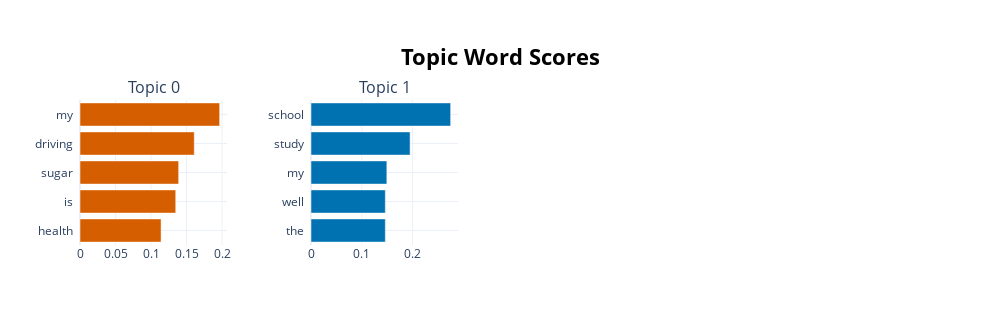

Source (notebook cell):
### Code cell
%matplotlib inline
topic_model.visualize_barchart()

### Figure 1 — Plotly figure (JSON) as saved in the notebook; plotly's stock layout.template omitted (floating-point values rounded to 4 significant figures)
{"data": [{"marker": {"color": "#D55E00"}, "orientation": "h", "type": "bar", "x": [0.1142, 0.1348, 0.1389, 0.1609, 0.1967], "xaxis": "x", "y": ["health  ", "is  ", "sugar  ", "driving  ", "my  "], "yaxis": "y"}, {"marker": {"color": "#0072B2"}, "orientation": "h", "type": "bar", "x": [0.1463, 0.1463, 0.1493, 0.1951, 0.2749], "xaxis": "x2", "y": ["the  ", "well  ", "my  ", "study  ", "school  "], "yaxis": "y2"}], "layout": {"annotations": [{"font": {"size": 16}, "showarrow": false, "text": "Topic 0", "x": 0.0875, "xanchor": "center", "xref": "paper", "y": 1, "yanchor": "bottom", "yref": "paper"}, {"font": {"size": 16}, "showarrow": false, "text": "Topic 1", "x": 0.3625, "xanchor": "center", "xref": "paper", "y": 1, "yanchor": "bottom", "yref": "paper"}], "height": 325, "hoverlabel": {"bgcolor": "white", "font": {"family": "Rockwell", "size": 16}}, "showlegend": false, "title": {"font": {"color": "Black", "size": 22}, "text": "<b>Topic Word Scores", "x": 0.5, "xanchor": "center", "yanchor": "top"}, "width": 1000, "xaxis": {"anchor": "y", "domain": [0, 0.175], "showgrid": true}, "xaxis2": {"anchor": "y2", "domain": [0.275, 0.45], "showgrid": true}, "xaxis3": {"anchor": "y3", "domain": [0.55, 0.725], "showgrid": true}, "xaxis4": {"anchor": "y4", "domain": [0.825, 1], "showgrid": true}, "yaxis": {"anchor": "x", "domain": [0, 1], "showgrid": true}, "yaxis2": {"anchor": "x2", "domain": [0, 1], "showgrid": true}, "yaxis3": {"anchor": "x3", "domain": [0, 1], "showgrid": true}, "yaxis4": {"anchor": "x4", "domain": [0, 1], "showgrid": true}}}
